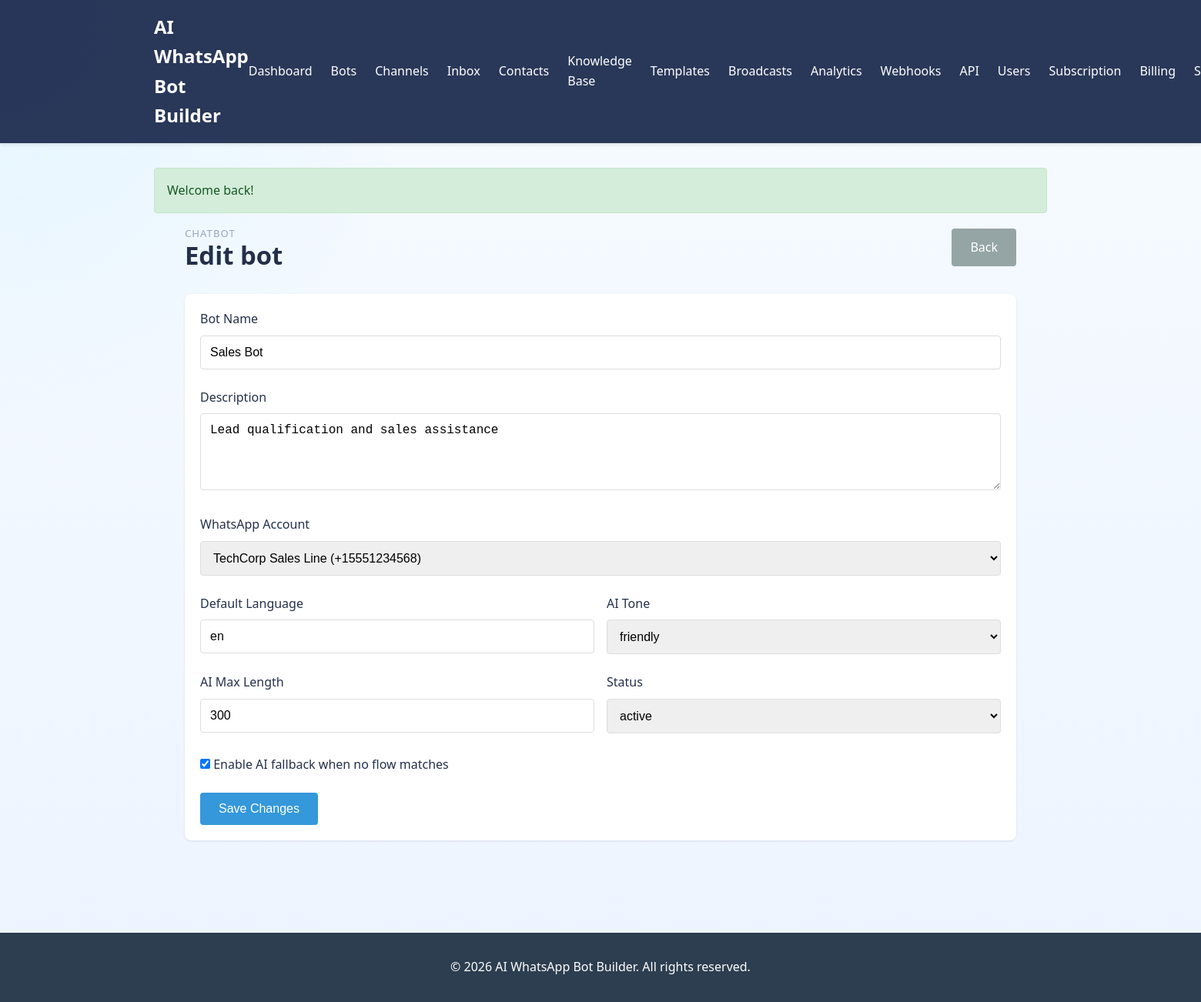
/bots/2/edit (signed in), run on the app's committed database.
### tables this page shows
CREATE TABLE `bots` (
  `id` int(11) NOT NULL AUTO_INCREMENT,
  `tenant_id` int(11) NOT NULL,
  `channel_id` int(11) NOT NULL,
  `name` varchar(255) NOT NULL,
  `description` text,
  `default_language` varchar(10) NOT NULL DEFAULT 'en',
  `ai_enabled` tinyint(1) NOT NULL DEFAULT '1',
  `ai_tone` enum('friendly','formal','concise','professional') NOT NULL DEFAULT 'friendly',
  `ai_max_length` int(11) NOT NULL DEFAULT '500',
  `status` enum('active','paused','draft') NOT NULL DEFAULT 'draft',
  `created_at` datetime NOT NULL,
  `updated_at` datetime NOT NULL,
  PRIMARY KEY (`id`),
  KEY `idx_tenant_id` (`tenant_id`),
  KEY `idx_channel_id` (`channel_id`),
  KEY `idx_status` (`status`),
  CONSTRAINT `fk_bots_tenant` FOREIGN KEY (`tenant_id`) REFERENCES `tenants` (`id`) ON DELETE CASCADE,
  CONSTRAINT `fk_bots_channel` FOREIGN KEY (`channel_id`) REFERENCES `channels` (`id`) ON DELETE CASCADE
);

CREATE TABLE `channels` (
  `id` int(11) NOT NULL AUTO_INCREMENT,
  `tenant_id` int(11) NOT NULL,
  `name` varchar(255) NOT NULL,
  `phone_number` varchar(50) NOT NULL,
  `provider_type` enum('cloud_api','twilio','sandbox','other') NOT NULL DEFAULT 'cloud_api',
  `provider_config` text,
  `webhook_url` varchar(255),
  `webhook_verify_token` varchar(255),
  `status` enum('active','inactive') NOT NULL DEFAULT 'active',
  `created_at` datetime NOT NULL,
  `updated_at` datetime NOT NULL,
  PRIMARY KEY (`id`),
  KEY `idx_tenant_id` (`tenant_id`),
  KEY `idx_phone_number` (`phone_number`),
  KEY `idx_status` (`status`),
  CONSTRAINT `fk_channels_tenant` FOREIGN KEY (`tenant_id`) REFERENCES `tenants` (`id`) ON DELETE CASCADE
);

### app/views/bots/edit.php (the view, shortened to what the rows shown need)
<div class="wa-single-panel">
    <div class="page-header">
        <div>
            <p class="wa-eyebrow">Chatbot</p>
            <h1>Edit bot</h1>
        </div>
        <a class="btn btn-secondary" href="/bots/<?php echo (int) $bot['id']; ?>">Back</a>
    </div>
    <div class="card">
        <form method="post" action="/bots/<?php echo (int) $bot['id']; ?>/update">
            <div class="form-group">
                <label for="name">Bot Name</label>
                <input id="name" name="name" value="<?php echo View::e($bot['name']); ?>" required>
            </div>
            <div class="form-group">
                <label for="description">Description</label>
                <textarea id="description" name="description"><?php echo View::e($bot['description']); ?></textarea>
            </div>
            <div class="form-group">
                <label for="channel_id">WhatsApp Account</label>
                <select id="channel_id" name="channel_id" required>
                    <?php foreach ($channels as $channel): ?>
                        <option value="<?php echo (int) $channel['id']; ?>" <?php echo (int) $bot['channel_id'] === (int) $channel['id'] ? 'selected' : ''; ?>>
                            <?php echo View::e($channel['name']); ?> (<?php echo View::e($channel['phone_number']); ?>)
                        </option>
                    <?php endforeach; ?>
                </select>
            </div>
            <div class="form-grid-two">
                <div class="form-group">
                    <label for="default_language">Default Language</label>
                    <input id="default_language" name="default_language" value="<?php echo View::e($bot['default_language']); ?>">
                </div>
                <div class="form-group">
                    <label for="ai_tone">AI Tone</label>
                    <select id="ai_tone" name="ai_tone">
                        <?php foreach (['friendly', 'formal', 'concise', 'professional'] as $tone): ?>
                            <option value="<?php echo View::e($tone); ?>" <?php echo $bot['ai_tone'] === $tone ? 'selected' : ''; ?>><?php echo View::e($tone); ?></option>
                        <?php endforeach; ?>
                    </select>
                </div>
            </div>
            <div class="form-grid-two">
                <div class="form-group">
                    <label for="ai_max_length">AI Max Length</label>
                    <input id="ai_max_length" name="ai_max_length" type="number" value="<?php echo (int) $bot['ai_max_length']; ?>" min="50">
                </div>
                <div class="form-group">
                    <label for="status">Status</label>
                    <select id="status" name="status">
                        <?php foreach (['draft', 'active', 'paused'] as $status): ?>
                            <option value="<?php echo View::e($status); ?>" <?php echo $bot['status'] === $status ? 'selected' : ''; ?>><?php echo View::e($status); ?></option>
                        <?php endforeach; ?>
                    </select>
                </div>
            </div>
            <div class="form-group checkbox-row">
                <label class="checkbox-label">
                    <input type="checkbox" name="ai_enabled" value="1" <?php echo (int) $bot['ai_enabled'] ? 'checked' : ''; ?>>
                    <span>Enable AI fallback when no flow matches</span>
                </label>
            </div>
            <button class="btn btn-primary" type="submit">Save Changes</button>
        </form>
    </div>
</div>

### app/core/Router.php (shortened to what the rows shown need)
<?php
class Router {
    private $routes = [];
    private function addRoute($method, $path, $handler, $middleware = []) {
        $this->routes[] = [
            'method' => $method,
            'path' => $path,
            'handler' => $handler,
            'middleware' => $middleware
        ];
    }
    public function dispatch() {
        $requestMethod = $_SERVER['REQUEST_METHOD'];
        $requestUri = parse_url($_SERVER['REQUEST_URI'], PHP_URL_PATH);
        foreach ($this->routes as $route) {
            if ($route['method'] === $requestMethod && $this->matchRoute($route['path'], $requestUri, $params)) {
                $this->handleRoute($route, $params);
                return;
            }
        }
    }
    private function matchRoute($pattern, $uri, &$params) {
        $params = [];
        $regex = preg_replace('/\{([a-zA-Z0-9_]+)\}/', '([^/]+)', $pattern);
        $regex = '#^' . $regex . '$#';
        if (preg_match($regex, $uri, $matches)) {
            preg_match_all('/\{([a-zA-Z0-9_]+)\}/', $pattern, $paramNames);
            for ($i = 0; $i < count($paramNames[1]); $i++) {
                $params[$paramNames[1][$i]] = $matches[$i + 1];
            }
            return true;
        }
        return false;
    }
    private function handleRoute($route, $params) {
        list($controllerName, $method) = explode('@', $route['handler']);
        $controller = new $controllerName();
        call_user_func_array([$controller, $method], $params);
    }
}

### data on the page
bots: name "Sales Bot", description "Lead qualification and sales assistance", channel_id "TechCorp Sales Line (+15551234568)", default_language "en", ai_max_length "300", ai_enabled "☑"

### other printed values
View::e($message) "Welcome back!"
form field ai_tone "friendly"
form field status "active"
